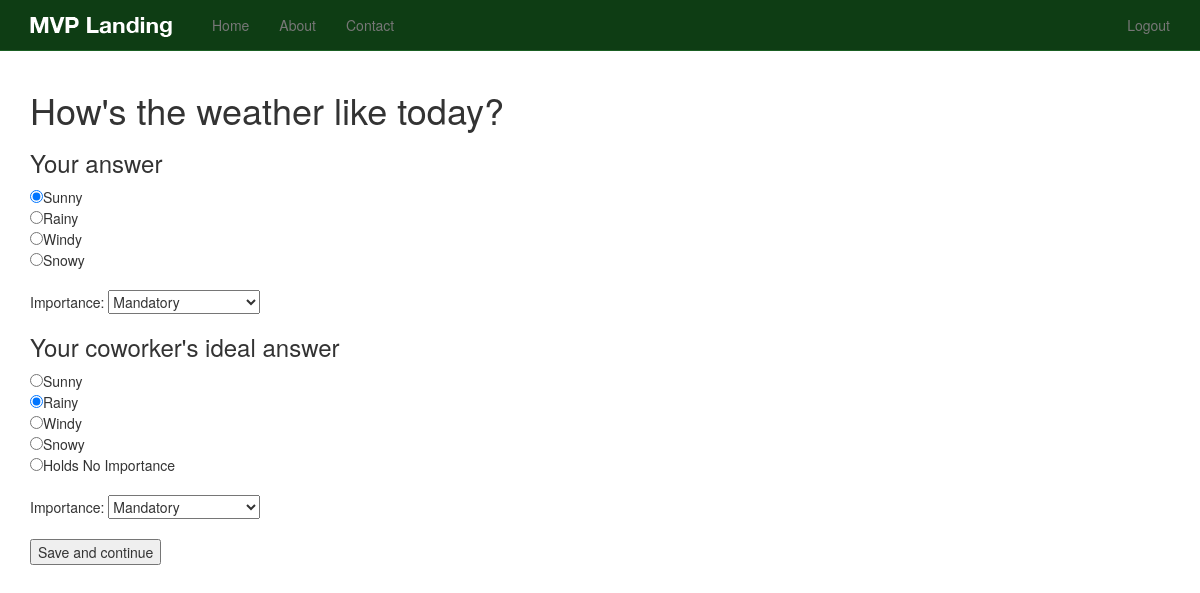
/question/1 (signed in), run on an earlier commit of the app's database.
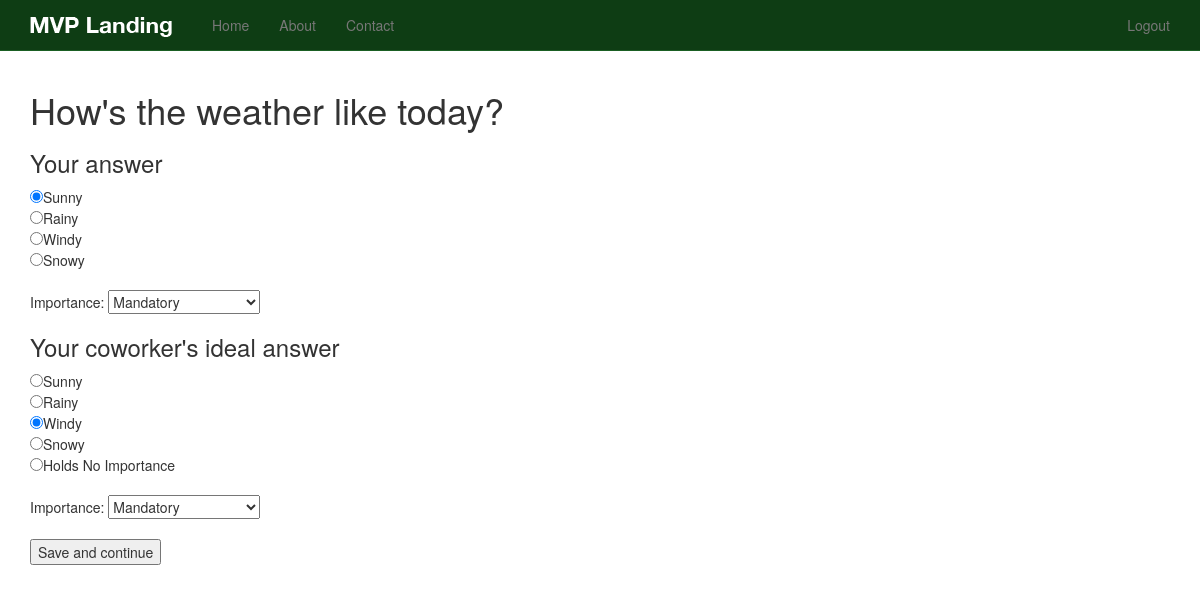
And on a later commit of the database.
### questions/models.py (models this page shows, shortened)
class Question(models.Model):
    text = models.TextField()
    active = models.BooleanField(default=True)
    draft = models.BooleanField(default=False)
    timestamp = models.DateTimeField(auto_now_add=True, auto_now=False)

class Answer(models.Model):
    question = models.ForeignKey(Question)
    text = models.CharField(max_length=120)
    active = models.BooleanField(default=True)
    draft = models.BooleanField(default=False)
    timestamp = models.DateTimeField(auto_now_add=True, auto_now=False)

class UserAnswer(models.Model):
    user = models.ForeignKey(settings.AUTH_USER_MODEL)
    question = models.ForeignKey(Question)
    my_answer = models.ForeignKey(Answer, related_name='user_answer')
    my_answer_importance = models.CharField(max_length=50, choices=LEVELS)
    my_points = models.IntegerField(default=-1)
    their_answer = models.ForeignKey(Answer, null=True, blank=True, related_name='match_answer')
    their_answer_importance = models.CharField(max_length=50, choices=LEVELS)
    their_points = models.IntegerField(default=-1)
    timestamp = models.DateTimeField(auto_now_add=True, auto_now=False)

### questions/views.py (the view, shortened to what this page needs)
# urls.py: url(r'^question/(?P<id>\d+)$', 'questions.views.single', name='question_single'),
def single(request, id):
    if request.user.is_authenticated():
        queryset = Question.objects.all().order_by('-timestamp')
        instance = get_object_or_404(Question, id=id)
        try:
            user_answer = UserAnswer.objects.get(user=request.user,question=instance)
        except UserAnswer.DoesNotExist:
            user_answer = UserAnswer()
        except UserAnswer.MultipleObjectsReturned:
            user_answer = UserAnswer.objects.filter(user=request.user,question=instance)[0]
        except:
            user_answer = UserAnswer()
        form = UserResponseForm(request.POST or None)
        context = {
            'form': form,
            'instance': instance,
            'user_answer': user_answer,
        }
        return render(request, 'questions/single.html', context)
    else:
        raise Http404

### questions/forms.py (shortened to what this page needs)
class UserResponseForm(forms.Form):
    question_id = forms.IntegerField()
    answer_id = forms.IntegerField()
    importance_level = forms.ChoiceField(choices=LEVELS)
    their_answer_id = forms.IntegerField()
    their_importance_level = forms.ChoiceField(choices=LEVELS)

### templates/questions/single.html (shortened to what this page needs)
{% extends 'base.html' %}
{% block content %}
<form method="POST" action="">{% csrf_token %}
  <h1>{{ instance.text }}</h1>
  <h3>Your answer</h3>
{% for ans in instance.answer_set.all %}
  <input type="radio" name="answer_id" value="{{ ans.id }}" {% if user_answer.my_answer.id == ans.id %}checked="checked"{% endif %} />{{ ans.text }}</br>
{% endfor %}
  <br/>
  Importance: {{ form.importance_level }}
  <h3>Your coworker's ideal answer</h3>
{% for ans in instance.answer_set.all %}
  <input type="radio" name="their_answer_id" value="{{ ans.id }}" {% if user_answer.their_answer.id == ans.id %}checked="checked"{% endif %} />{{ ans.text }}</br>
{% endfor %}
  <input type="radio" name="their_answer_id" value="-1" {% if not user_answer.their_answer %}checked="checked"{% endif %} />Holds No Importance</br>
  <br/>
  Importance: {{ form.their_importance_level }}
  <br/><br/>
  <input type="submit" value="Save and continue" />
</form>
{% endblock %}

### templates/base.html (shortened to what this page needs)
{% load staticfiles %}
<!DOCTYPE html>
<html lang="en">
  <head>
    {% include 'head_css.html' %}
  </head>
  <body>
  {% include 'navbar.html' %}
    <div class="container">
            {% block content %}
            {% endblock %}
    </div>
  </body>
</html>

### templates/head_css.html
{% load staticfiles %}
    <link rel="stylesheet" href="//maxcdn.bootstrapcdn.com/font-awesome/4.3.0/css/font-awesome.min.css">
    <link href="{% static 'css/bootstrap.min.css' %}" rel="stylesheet">
    <link href="{% static 'css/navbar-static-top.css' %}" rel="stylesheet">
     <link href="{% static 'css/custom.css' %}" rel="stylesheet">

### templates/navbar.html (shortened to what this page needs)
   {% load staticfiles %}
    <nav class="navbar navbar-default navbar-static-top">
      <div class="container">
        <div class="navbar-header">
          <a class="navbar-brand" href="{% url 'home' %}"><img src="{% static 'img/mvp_landing_logo.png' %}" /></a>
        </div>
        <div id="navbar" class="navbar-collapse collapse">
          <ul class="nav navbar-nav">
            <li><a href="{% url 'home' %}">Home</a></li>
            <li><a href="{% url 'about' %}">About</a></li>
            <li><a href="{% url 'contact' %}">Contact</a></li>
          </ul>
          <ul class="nav navbar-nav navbar-right">
          {% if request.user.is_authenticated %}
            <li><a href="{% url 'auth_logout' %}">Logout</a></li>
            {% else %}
            <li><a href="{% url 'registration_register' %}">Register</a></li>
            {% endif %}
          </ul>
        </div>
      </div>
    </nav>

### templates/javascript.html (shortened to what this page needs)
{% load staticfiles %}

### static_in_pro/our_static/css/navbar-static-top.css (style rules this page uses)
body { min-height: 1000px; }
.navbar-static-top { margin-bottom: 19px; background-color: #0E3D14; border-color: #1A5F23; }
.navbar-default .navbar-brand { color: #FFF; }

What changed in the data, as far as the page shows it:
changed through a linked row, Answer "Rainy": their_answer_id "☑" → "☐"
changed through a linked row, Answer "Windy": their_answer_id "☐" → "☑"
